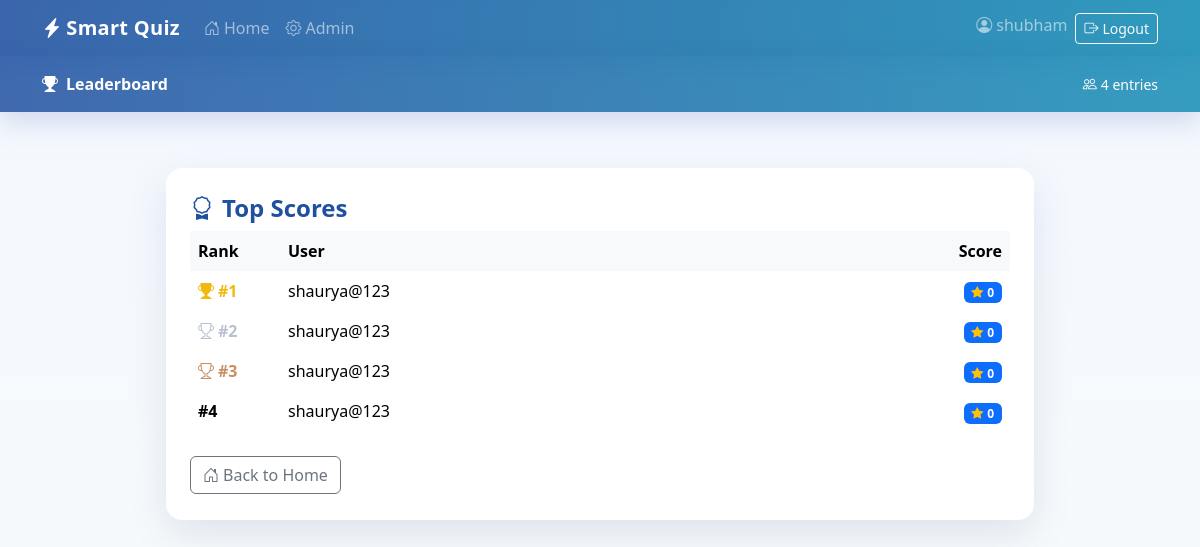
The page /quiz/leaderboard/1/ (signed in) on the database its author committed.
### quiz/models.py (models this page shows, shortened)
class QuizAttempt(models.Model):
    user = models.ForeignKey(User, on_delete=models.CASCADE, related_name="attempts")
    quiz = models.ForeignKey(Quiz, on_delete=models.CASCADE, related_name="attempts")
    score = models.IntegerField(default=0)
    date_completed = models.DateTimeField(auto_now_add=True)
    started_at = models.DateTimeField(null=True, blank=True)        # optional timing
    duration_seconds = models.IntegerField(default=600)              # 10 minutes default

### quiz/views.py (the view)
# urls.py: path('leaderboard/<int:quiz_id>/', views.leaderboard, name='leaderboard'),
def leaderboard(request, quiz_id):
    top_attempts = QuizAttempt.objects.filter(quiz_id=quiz_id).order_by('-score')[:10]
    return render(request, 'quiz/leaderboard.html', {'top_attempts': top_attempts})

### quiz/templates/quiz/leaderboard.html (shortened to what this page needs)
<!DOCTYPE html>
<html>
<head>
  <link href="https://cdn.jsdelivr.net/npm/bootstrap@5.3.3/dist/css/bootstrap.min.css" rel="stylesheet">
  <link href="https://cdn.jsdelivr.net/npm/bootstrap-icons@1.11.3/font/bootstrap-icons.css" rel="stylesheet">
</head>
<body>
  {% include 'partials/navbar.html' %}
  {% include 'partials/messages.html' %}
  <div class="sq-hero py-3">
    <div class="container d-flex justify-content-between align-items-center">
      <div class="fw-semibold">
        <i class="bi bi-trophy-fill me-2"></i>Leaderboard
      </div>
      <div class="small">
        <i class="bi bi-people me-1"></i>{{ top_attempts|length }} entries
      </div>
    </div>
  </div>
  <div class="sq-section">
    <div class="sq-card">
      <div class="d-flex justify-content-between align-items-center mb-2">
        <h2 class="h4 m-0" style="color:var(--sq-primary); font-weight:800;"><i class="bi bi-award me-2"></i>Top Scores</h2>
      </div>
      <div class="table-responsive">
        <table class="table table-hover table-borderless align-middle">
          <thead class="table-light">
            <tr>
              <th style="width:90px;">Rank</th>
              <th>User</th>
              <th class="text-end" style="width:140px;">Score</th>
            </tr>
          </thead>
          <tbody>
            {% for attempt in top_attempts %}
              {% with forloop.counter as r %}
              <tr>
                <td class="fw-bold">
                  {% if r == 1 %}
                    <span class="rank-1"><i class="bi bi-trophy-fill me-1"></i>#1</span>
                  {% elif r == 2 %}
                    <span class="rank-2"><i class="bi bi-trophy me-1"></i>#2</span>
                  {% elif r == 3 %}
                    <span class="rank-3"><i class="bi bi-trophy me-1"></i>#3</span>
                  {% else %}
                    #{{ r }}
                  {% endif %}
                </td>
                <td>{{ attempt.user.username }}</td>
                <td class="text-end">
                  <span class="badge text-bg-primary"><i class="bi bi-star-fill text-warning me-1"></i>{{ attempt.score }}</span>
                </td>
              </tr>
              {% endwith %}
            {% empty %}
              <tr>
                <td colspan="3" class="text-secondary text-center py-4">
                  <i class="bi bi-inboxes me-1"></i>No attempts yet for this quiz.
                </td>
              </tr>
            {% endfor %}
          </tbody>
        </table>
      </div>
      <div class="mt-2 d-flex justify-content-between">
        <a class="btn btn-outline-secondary" href="/quiz/"><i class="bi bi-house-door me-1"></i>Back to Home</a>
      </div>
    </div>
  </div>
</body>
</html>

### templates/partials/navbar.html (shortened to what this page needs)
<nav class="navbar navbar-expand-lg navbar-dark sq-glass">
  <div class="container">
    <a class="navbar-brand fw-bold sq-brand" href="{% url 'home' %}">
      <i class="bi bi-lightning-charge-fill me-1"></i>Smart Quiz
    </a>
    <div class="collapse navbar-collapse" id="sqNav">
      <ul class="navbar-nav me-auto mb-2 mb-lg-0">
        <li class="nav-item">
          <a class="nav-link" href="{% url 'home' %}"><i class="bi bi-house-door me-1"></i>Home</a>
        </li>
        {% if user.is_staff %}
          <li class="nav-item">
            <a class="nav-link" href="/admin/"><i class="bi bi-gear me-1"></i>Admin</a>
          </li>
        {% endif %}
      </ul>
      <ul class="navbar-nav ms-auto">
        {% if user.is_authenticated %}
          <li class="nav-item">
            <span class="navbar-text me-2"><i class="bi bi-person-circle me-1"></i>{{ user.username }}</span>
          </li>
          <li class="nav-item">
            <form action="{% url 'logout' %}" method="post" class="d-inline">
              <button type="submit" class="btn btn-sm btn-outline-light">
                <i class="bi bi-box-arrow-right me-1"></i>Logout
              </button>
            </form>
          </li>
        {% else %}
          <li class="nav-item">
            <a class="btn btn-sm btn-light" href="{% url 'login' %}">
              <i class="bi bi-box-arrow-in-right me-1"></i>Login
            </a>
          </li>
        {% endif %}
      </ul>
    </div>
  </div>
</nav>

### quiz/templates/quiz/leaderboard.html (style rules this page uses)
:root { --sq-primary:#2050a0; --sq-accent:#148cb4; --sq-card-bg:#ffffff; --sq-bg-grad:linear-gradient(180deg,#f4f8ff 0%,#f7fafc 100%); }
body { background: var(--sq-bg-grad); }
.sq-hero { background: linear-gradient(90deg, rgba(32,80,160,.85), rgba(20,140,180,.85)); color:#fff; backdrop-filter: saturate(140%) blur(10px); -webkit-backdrop-filter: saturate(140%) blur(10px); box-shadow: 0 10px 28px rgba(32,80,160,.18); }
.sq-section { max-width: 900px; margin: 56px auto; padding: 0 16px; }
.sq-card { background:var(--sq-card-bg); border-radius:16px; box-shadow:0 14px 40px rgba(40,69,124,.12); padding:26px 24px; animation:fadeInUp .55s ease both; }
.table-hover tbody tr { transition: background-color .25s ease, transform .15s ease; }
.rank-1 { color:#f1b90b; }
.rank-2 { color:#b7c1d1; }
.rank-3 { color:#c78f63; }

### templates/partials/navbar.html (style rules this page uses)
.sq-glass { background: linear-gradient(90deg, rgba(32,80,160,.88), rgba(20,140,180,.88)); backdrop-filter: saturate(140%) blur(10px); -webkit-backdrop-filter: saturate(140%) blur(10px); box-shadow: 0 8px 20px rgba(28, 67, 130, .18); }
.sq-brand { letter-spacing: .3px; }

### rows shown on the page
QuizAttempt: shows "#1", user.username "shaurya@123", score "0"
QuizAttempt: shows "#2", user.username "shaurya@123", score "0"
QuizAttempt: shows "#3", user.username "shaurya@123", score "0"
QuizAttempt: id "4", user.username "shaurya@123", score "0"

### other values the page prints
{{ user.username }} "shubham"
{{ top_attempts|length }} "4"
